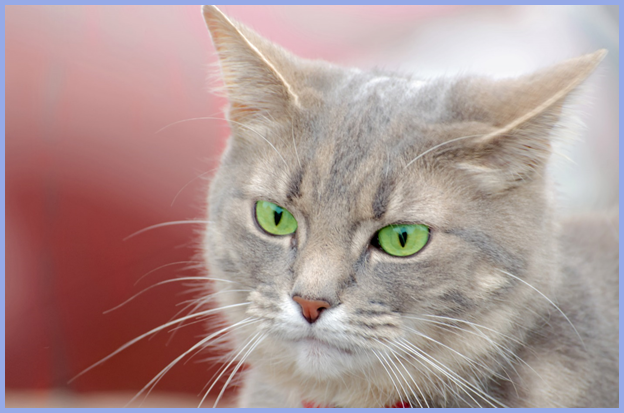
#> input picture data/labs/lab20/cat2.png, 624 x 413 px
$ python catplotlib.py
#> lines starting #> are read from the running program, lines starting #| are printed output that depends on the picture; after the words box and inside, x2 and y2 are one past the last pixel; in counts of white or black regions, pixels touching at a corner belong together
import matplotlib.image as mpimg
import matplotlib.pyplot as plt


img = mpimg.imread("cat2.png")
#> img is the input picture: shape (413, 624, 3) float32; mean R, G, B 0.681, 0.585, 0.576

greenToRedRatio = (img[:,:,1] / (img[:,:,0] + 0.00001))
greenToBlueRatio = (img[:,:,1] / (img[:,:,2] + 0.00001))

nonEyes = ((greenToBlueRatio <= 1.07) | (greenToRedRatio <= 1.07))
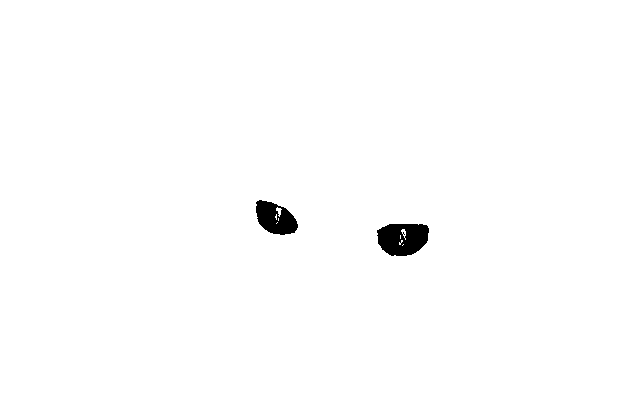
#> nonEyes: shape (413, 624) bool; 99.1% white; 2 black regions, box (x1, y1, x2, y2) and area: (377, 224, 429, 256) 1330, (256, 200, 298, 235) 979

print(nonEyes)
#> (printed output is left out)

img[nonEyes] *= 0.5
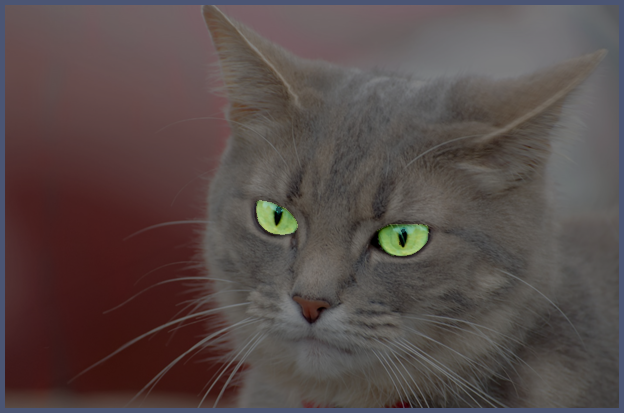
#> img: shape (413, 624, 3) float32; mean R, G, B 0.343, 0.295, 0.29

plt.imshow(img)
plt.show()
